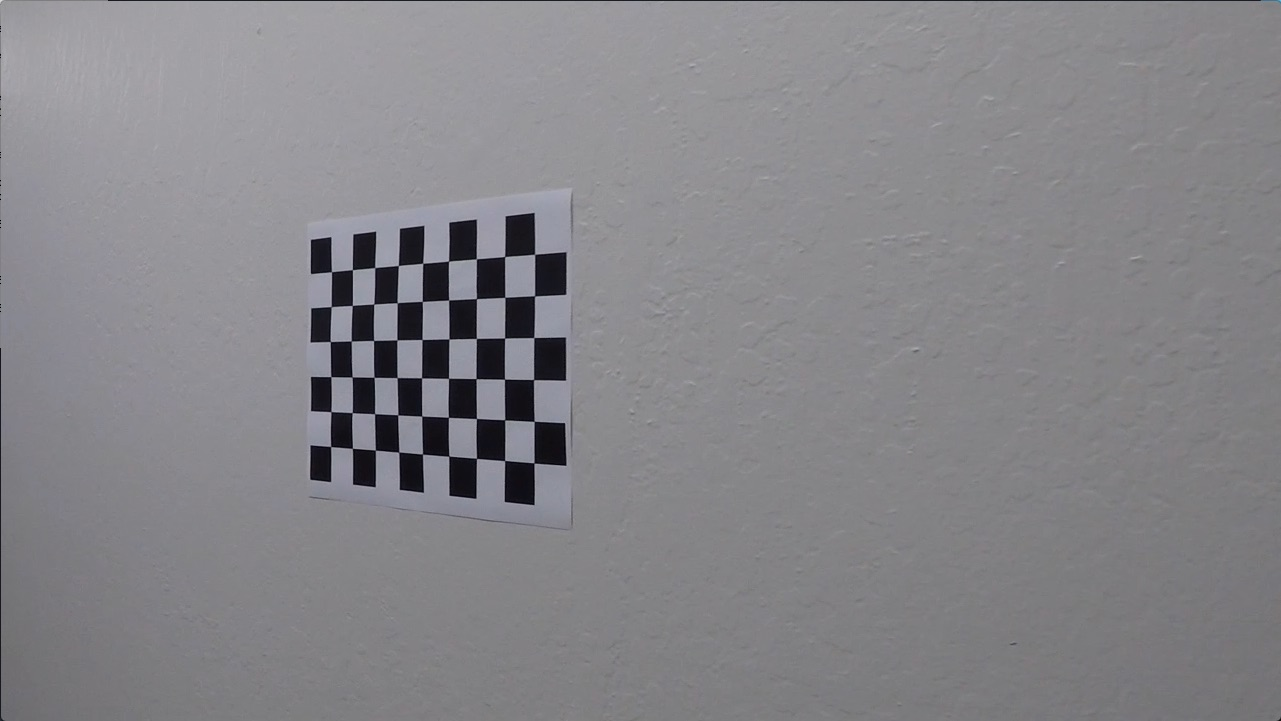
#> input picture Self_Driving_Car_ND_Udacity/Advanced-Lane-Lines/camera_cal/calibration7.jpg, 1281 x 721 px; the run also reads 1 picture not shown here
$ jupyter execute --allow-errors Advanced_lane_finding.ipynb   (shell and % lines are left out)   (older library calls are emulated)
#> lines starting #> are read from the running program, lines starting #| are printed output that depends on the picture
#  ADVANCED LANE FINDING

[cell 1]
import numpy as np
import matplotlib.pyplot as plt
import matplotlib.image as mpimg
import cv2
import glob

## Counting nx, ny from image

[cell 2]
img = mpimg.imread("camera_cal/calibration7.jpg")
#> img is the input picture: shape (721, 1281, 3); mean R, G, B 133.5, 132.7, 136.7
print(img.shape)
#| (721, 1281, 3)
plt.imshow(img)

## Camera Calibration

[cell 3]
# count nx, ny from above image
# camera calibration
def calibrate_camera(images, nx=9, ny=6):
    # prepare object points
    objp = np.zeros((nx*ny,3), np.float32)
    objp[:,:2] = np.mgrid[0:nx, 0:ny].T.reshape(-1,2)
    objpoints = []
    imgpoints = []
    # step through the list and search for chessboard corners
    for fname in images:
        img = mpimg.imread(fname)
        gray = cv2.cvtColor(img, cv2.COLOR_RGB2GRAY)
        ret, corners = cv2.findChessboardCorners(gray, (nx, ny), None)
        # if found, add object points and image points
        if ret==True:
            objpoints.append(objp)
            imgpoints.append(corners)

    if len(objpoints)>0:
            print("Camera Calibrated")
            img_size = (img.shape[1],img.shape[0])
            ret, mtx, dist, rvecs, tvecs = cv2.calibrateCamera(objpoints, imgpoints, img_size, None, None)
    else:
            print("camera not calibrated")

    return ret, mtx, dist, rvecs, tvecs
images = glob.glob("camera_cal/calibration*.jpg")
ret, mtx, dist, rvecs, tvecs = calibrate_camera(images)
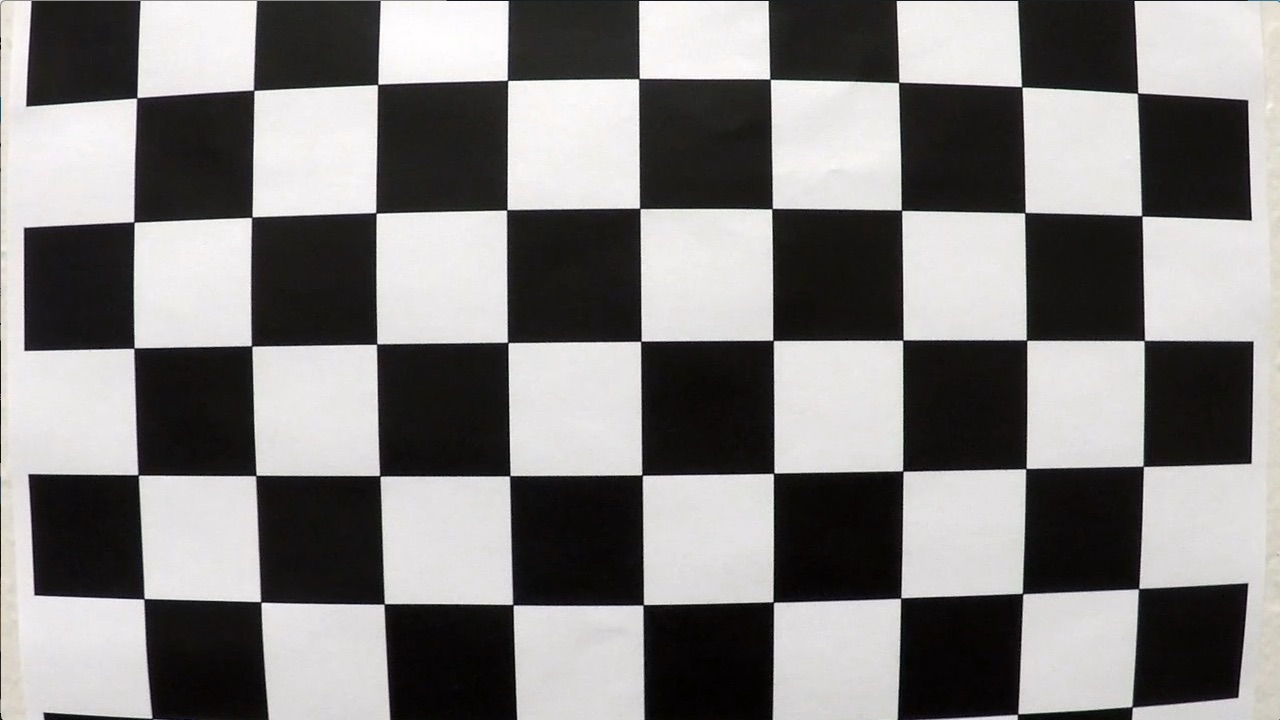
#> input picture Self_Driving_Car_ND_Udacity/Advanced-Lane-Lines/camera_cal/calibration1.jpg, 1280 x 720 px
#> in calibrate_camera, img is the input picture: shape (720, 1280, 3); mean R, G, B 130.1, 128.4, 127.8
#> in calibrate_camera, `ret, corners = cv2.findChessboardCorners(gray, (nx, ny), None)`: ret = False; corners = None
#> in calibrate_camera, `img_size = (img.shape[1],img.shape[0])`: img_size = (1281, 721)

## undistorting the image and testing

[cell 4]
# using camera matrix and distortion coefficients undistorting the image
img = mpimg.imread("camera_cal/calibration7.jpg")
undist = cv2.undistort(img, mtx, dist, None, mtx)

f,(ax1, ax2) = plt.subplots(1,2, figsize=(24,9))
f.tight_layout()
ax1.imshow(img)
ax1.set_title('Original Image', fontsize=50)
ax2.imshow(undist, cmap = 'gray')
ax2.set_title('Undistorted Image', fontsize=50)
plt.subplots_adjust(left=0., right=1, top=0.9, bottom=0.)
cv2.imwrite("output_images/undistorted_image.jpg", undist)

##  Gradient threshold and Color Transform

[cell 5]
def abs_sobel_threshold(gray, orient='x', sobel_kernel=3, thresh=(0,255)) :
    if orient=='x' :
        abs_sobelx = np.absolute(cv2.Sobel(gray, cv2.CV_64F,1,0))
        scale_factor = np.max(abs_sobelx)/255
        scaled_model = (abs_sobelx/scale_factor).astype(np.uint8)

    elif orient=='y':
        abs_sobely = np.absolute(cv2.Sobel(gray, cv2.CV_64F,0,1))
        scale_factor = np.max(abs_sobely)/255
        scaled_model = (abs_sobely/scale_factor).astype(np.uint8)

    grad_binary = np.zeros_like(scaled_model)
    grad_binary[(scaled_model>=thresh[0]) & (scaled_model<=thresh[1])] = 1
    return grad_binary

def dir_threshold(gray, sobel_kernel=3, thresh=(0,np.pi/2)):
    sobelx = cv2.Sobel(gray, cv2.CV_64F,1,0, ksize = sobel_kernel)
    sobely = cv2.Sobel(gray, cv2.CV_64F,0,1, ksize = sobel_kernel)
    abs_grad = np.arctan2(np.absolute(sobely), np.absolute(sobelx))
    dir_binary = np.zeros_like(abs_grad)
    dir_binary[(abs_grad>=thresh[0]) & (abs_grad<=thresh[1])] = 1
    return dir_binary

def threshold_img(img):
    img = cv2.undistort(img, mtx, None, mtx)
    gray = cv2.cvtColor(img, cv2.COLOR_RGB2GRAY)
    height, width = gray.shape
    # applying gradient threshold on horizontal gradient
    sx_binary = abs_sobel_threshold(gray, 'x', (10,200))

    # applying direction threshold so that vertical edges arre detected
    dir_binary = dir_threshold(gray, thresh=(np.pi/6, np.pi/2))
    combined_threshold = ((sx_binary==1) & (dir_binary==1))

    # R and G thresholds so that yellow lines are detected
    color_threshold = 150
    r = img[:,:,0]
    g = img[:,:,1]
    combined_color = np.zeros_like(r)
    r_g_combined = (r>color_threshold) & (g>color_threshold)

    # color channels threshold
    hls = cv2.cvtColor(img, cv2.COLOR_RGB2HLS)
    l = hls[:,:,1]
    s = hls[:,:,2]

    s_thresh = (100,255)
    s_condition  = (s> s_thresh[0]) & (s<=s_thresh[1])

    l_thresh = (120,255)
    l_condition = (l>l_thresh[0]) & (l<=l_thresh[1])

    combined_color[(r_g_combined & l_condition) & (s_condition | combined_threshold)] = 1
    mask = np.zeros_like(combined_color)
    region_of_interest = np.array([[0,height-1], [width/2, int(0.5*height)], [width-1, height-1]], dtype=np.int32)
    cv2.fillPoly(mask, [region_of_interest], 1)
    threshold = cv2.bitwise_and(mask, combined_color)
    return threshold

##  Binary Thresholded Image

[cell 6]
img = mpimg.imread('test_images/straight_lines2.jpg')
thresholded_img = threshold_img(img)
#> in abs_sobel_threshold, `scale_factor = np.max(abs_sobelx)/255`: scale_factor = 3.17
undist_img = cv2.undistort(img, mtx, dist, None, mtx)
cv2.imwrite('thresholded.jpg',thresholded_img)

# Plot the 2 images side by side
f, (ax1, ax2) = plt.subplots(1, 2, figsize=(24, 9))
f.tight_layout()
ax1.imshow(img)
ax1.set_title('Original Image', fontsize=50)
ax2.imshow(thresholded_img, cmap='gray')
ax2.set_title('Thresholded Image', fontsize=50)
plt.subplots_adjust(left=0., right=1, top=0.9, bottom=0.)
cv2.imwrite("output_images/thresholded_image.jpg", thresholded_img)
#> Out = True

## Perspective Transform

[cell 7]
# perspective transform
src_pts = np.float32([[220,720], [1100,720], [570, 470], [720,470]])
dst_pts = np.float32([[320,720], [920,720], [320,0],[920,0]])
M = cv2.getPerspectiveTransform(src_pts, dst_pts)
Minv = cv2.getPerspectiveTransform(dst_pts, src_pts)
img_size = (img.shape[1], img.shape[0])
warped_img = cv2.warpPerspective(thresholded_img, M, img_size, flags = cv2.INTER_LINEAR)

# Plot the 2 images side by side
f, (ax1, ax2) = plt.subplots(1, 2, figsize=(24, 9))
f.tight_layout()
ax1.imshow(img)
ax1.set_title('Original Image', fontsize=50)
ax2.imshow(warped_img, cmap='gray')
ax2.set_title('Warped Image', fontsize=50)
plt.subplots_adjust(left=0., right=1, top=0.9, bottom=0.)
cv2.imwrite("output_images/warped_image.jpg", warped_img)
#> Out = True

## Detecting Lane Pixels

    using Histogram to find the initial points of left and right lanes

[cell 8]
# peaks in the histogram tells the position of lanes in the image
histogram = np.sum(warped_img[warped_img.shape[0]//2:, :], axis = 0)
#> histogram = 1280 values, max 336 at index 920, min 0 at index 0, mean 7.53
# peaks in the first half indicates left_lane
midpoint = np.int(histogram.shape[0]//2)
leftx_base = np.argmax(histogram[:midpoint])
#> leftx_base = 313
# peak in the second half indicates right lane
rightx_base = np.argmax(histogram[midpoint:])+ midpoint
#> rightx_base = 920
print(leftx_base, rightx_base)
#| 313 920
plt.plot(histogram)

## Sliding Window Search

[cell 9]
# sliding window search
out_img = np.dstack((warped_img, warped_img, warped_img))*255
nonzeros = warped_img.nonzero()
#> nonzeros = 21920 positions, rows 0 to 706, columns 290 to 938
nonzeros_y = nonzeros[0]
nonzeros_x = nonzeros[1]

nwindows =10
margin =50
minpix =100
n_rows =warped_img.shape[0]
window_height = np.int(n_rows/nwindows)

left_coordinates = []
right_coordinates = []

for window in range(nwindows):
    ymax =n_rows-(window*window_height)
    ymin =n_rows-((window+1)*window_height)
    leftx_max = leftx_base+margin
    leftx_min = leftx_base-margin
    rightx_max = rightx_base+margin
    rightx_min = rightx_base-margin

    cv2.rectangle(out_img, (leftx_min, ymin), (leftx_max, ymax), [0,0,255], 2)
    good_left_window_coordinates =((nonzeros_x>=leftx_min)&(nonzeros_x<=leftx_max)&(nonzeros_y>=ymin)&(nonzeros_y<=ymax)).nonzero()[0]
    left_coordinates.append(good_left_window_coordinates)

    if len(good_left_window_coordinates)>minpix:
        leftx_base =np.int(np.mean(nonzeros_x[good_left_window_coordinates]))

    cv2.rectangle(out_img, (rightx_min, ymin), (rightx_max, ymax), [0,0,255], 2)
    good_right_window_coordinates =((nonzeros_x>=rightx_min)&(nonzeros_x<=rightx_max)&(nonzeros_y>=ymin)&(nonzeros_y<=ymax)).nonzero()[0]
    right_coordinates.append(good_right_window_coordinates)

    if len(good_right_window_coordinates)>minpix:
        rightx_base =np.int(np.mean(nonzeros_x[good_right_window_coordinates]))
#> this loop made 10 passes
#> (leftx_max, leftx_min, rightx_max, rightx_min, leftx_base, rightx_base) on passes 1, 2, 3, 5: (363, 263, 970, 870, 317, 927), (367, 267, 977, 877, 315, 925), (365, 265, 975, 875, 313, 923), (363, 263, 973, 873, 309, 923)
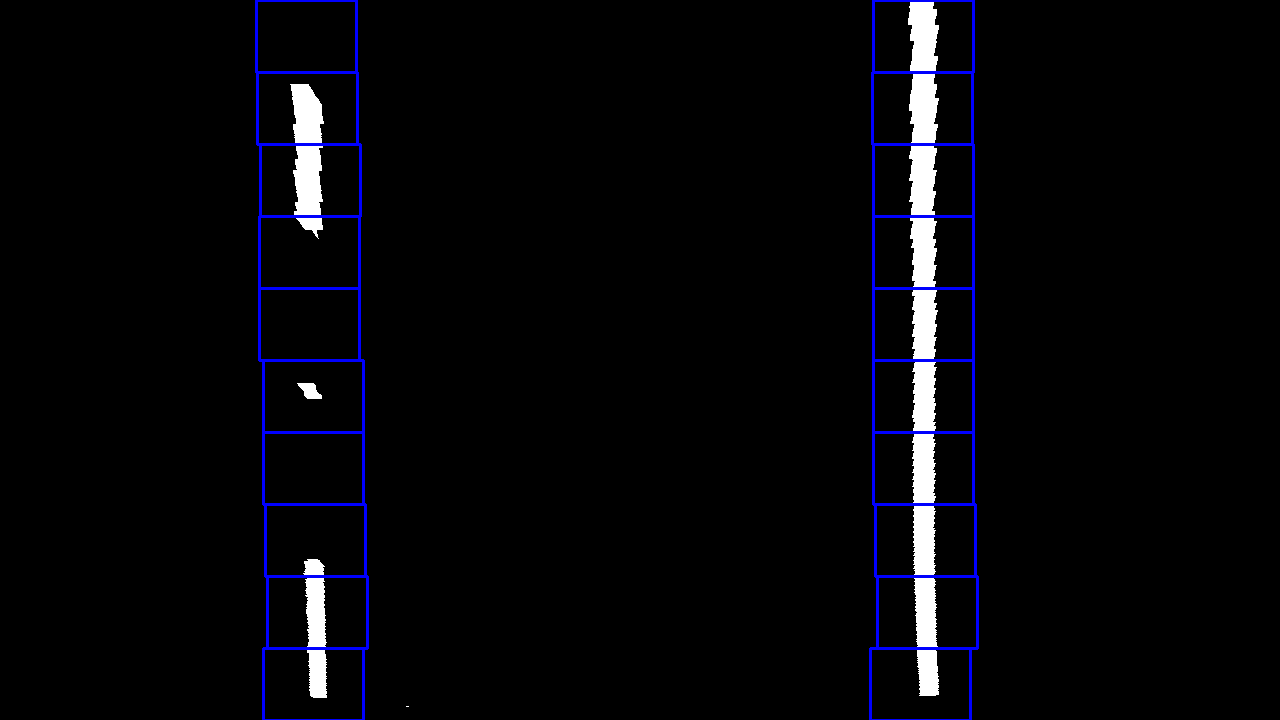
#> out_img: shape (720, 1280, 3); mean of channels 0, 1, 2 5.8, 5.8, 9.8; drawn as R, G, B
#> after the loop, left_coordinates = 10 items; right_coordinates = 10 items

left_coordinates = np.concatenate(left_coordinates)
#> left_coordinates = 6500 values, max 21916 at index 852, min 2098 at index 4914, mean 11236.5
right_coordinates = np.concatenate(right_coordinates)
#> right_coordinates = 15704 values, max 21886 at index 929, min 0 at index 13847, mean 10854.5
out_img[nonzeros_y[left_coordinates], nonzeros_x[left_coordinates]] = [255,0,0]
out_img[nonzeros_y[right_coordinates], nonzeros_x[right_coordinates]] = [0,0,255]

left_x=  nonzeros_x[left_coordinates]
#> left_x = 6500 values, max 326 at index 18, min 290 at index 4914, mean 310.7
left_y = nonzeros_y[left_coordinates]
#> left_y = 6500 values, max 697 at index 839, min 84 at index 4914, mean 345.4
right_x = nonzeros_x[right_coordinates]
#> right_x = 15704 values, max 938 at index 566, min 908 at index 14310, mean 923.8
right_y = nonzeros_y[right_coordinates]
#> right_y = 15704 values, max 695 at index 913, min 0 at index 13847, mean 331.1

left_polyfit = np.polyfit(left_y, left_x, 2)
#> left_polyfit = [3.22e-06, 0.0157, 304.8]
right_polyfit  = np.polyfit(right_y, right_x, 2)
#> right_polyfit = [1.5e-05, -0.0056, 923.4]

ploty = np.linspace(0,n_rows-1, n_rows)
leftx_values = (left_polyfit[0]*ploty**2) + (left_polyfit[1]*ploty) + left_polyfit[2]
#> leftx_values = 720 values from 304.8 to 317.7
rightx_values = (right_polyfit[0]*ploty**2) + (right_polyfit[1]*ploty) + right_polyfit[2]
#> rightx_values = 720 values, max 927.1 at index 719, min 922.8 at index 187, mean 923.9

plt.imshow(out_img)
plt.plot(leftx_values, ploty, color='yellow')
plt.plot(rightx_values, ploty, color='yellow')
plt.xlim(0, warped_img.shape[1])
plt.ylim(warped_img.shape[0],0)
cv2.imwrite("output_images/sliding_window.jpg", out_img)
#> Out = True

## Search around previously detected lines

[cell 10]
margin = 50
out_img = np.dstack((warped_img, warped_img, warped_img))*255
leftx_values = (left_polyfit[0]*nonzeros_y**2) + (left_polyfit[1]*nonzeros_y) + left_polyfit[2]
left_coordinates =((nonzeros_x >= leftx_values-margin)&(nonzeros_x <= leftx_values+margin)).nonzero()[0]
#> left_coordinates = 6408 values from 2098 to 21916
rightx_values = (right_polyfit[0]*nonzeros_y) + (right_polyfit[1]*nonzeros_y) + right_polyfit[2]
right_coordinates =((nonzeros_x >= rightx_values-margin)&(nonzeros_x <= rightx_values+margin)).nonzero()[0]
#> right_coordinates = 15509 values from 0 to 21886
out_img[nonzeros_y[left_coordinates], nonzeros_x[left_coordinates]] = [255,0,0]
out_img[nonzeros_y[right_coordinates], nonzeros_x[right_coordinates]] = [0,0,255]

left_x=  nonzeros_x[left_coordinates]
#> left_x = 6408 values, max 326 at index 5464, min 290 at index 0, mean 310.7
left_y = nonzeros_y[left_coordinates]
#> left_y = 6408 values from 84 to 697
right_x = nonzeros_x[right_coordinates]
#> right_x = 15509 values, max 938 at index 679, min 908 at index 463, mean 923.8
right_y = nonzeros_y[right_coordinates]
#> right_y = 15509 values from 0 to 695

left_polyfit = np.polyfit(left_y, left_x, 2)
#> left_polyfit = [2.8e-06, 0.0161, 304.7]
right_polyfit  = np.polyfit(right_y, right_x, 2)
#> right_polyfit = [1.49e-05, -0.00554, 923.4]

ploty = np.linspace(0,n_rows-1, n_rows)
leftx_values = (left_polyfit[0]*ploty**2) + (left_polyfit[1]*ploty) + left_polyfit[2]
#> leftx_values = 720 values from 304.7 to 317.7
rightx_values = (right_polyfit[0]*ploty**2) + (right_polyfit[1]*ploty) + right_polyfit[2]
#> rightx_values = 720 values, max 927.1 at index 719, min 922.8 at index 186, mean 923.9

window_img = np.zeros_like(out_img)

left_line_window1 = np.array(np.transpose(np.vstack([leftx_values-margin, ploty])))
#> left_line_window1 = 720 pairs, first value 254.7 to 267.7, second value 0 to 719
left_line_window2 = np.array(np.flipud(np.transpose(np.vstack([leftx_values+margin,ploty]))))
#> left_line_window2 = 720 pairs, first value 354.7 to 367.7, second value 0 to 719
left_line_pts = np.vstack((left_line_window1, left_line_window2))
#> left_line_pts = 1440 pairs, first value 254.7 to 367.7, second value 0 to 719
right_line_window1 = np.array(np.transpose(np.vstack([rightx_values-margin, ploty])))
#> right_line_window1 = 720 pairs, first value 872.8 to 877.1, second value 0 to 719
right_line_window2 = np.array(np.flipud(np.transpose(np.vstack([rightx_values+margin,ploty]))))
#> right_line_window2 = 720 pairs, first value 972.8 to 977.1, second value 0 to 719
right_line_pts = np.vstack((right_line_window1, right_line_window2))
#> right_line_pts = 1440 pairs, first value 872.8 to 977.1, second value 0 to 719

# # Draw the lane onto the warped blank image
cv2.fillPoly(window_img, np.int_([left_line_pts]), [0,255, 0])
cv2.fillPoly(window_img, np.int_([right_line_pts]), [0,255, 0])
result = cv2.addWeighted(out_img, 1, window_img, 0.3, 0)

# # Plot the polynomial lines onto the image
plt.imshow(result)
plt.plot(leftx_values, ploty, color='yellow')
plt.plot(rightx_values, ploty, color='yellow')
plt.xlim(0, warped_img.shape[1])
plt.ylim(warped_img.shape[0],0)
cv2.imwrite("output_images/search_previous.jpg", result)
#> Out = True

## Finding Radius of curvature and Center offset

[cell 11]
# computing the radius of curvature and center offset
def measure_radius_of_curvature(x_values):
    ym_per_pix = 30/720 # meters per pixel in y dimension
    xm_per_pix = 3.7/700 # meters per pixel in x dimension
    # If no pixels were found return None
    ploty = np.linspace(0, n_rows-1, n_rows)
    y_eval = np.max(ploty)

    # Fit new polynomials to x,y in world space
    fit_cr = np.polyfit(ploty*ym_per_pix, x_values*xm_per_pix, 2)
    curverad = ((1 + (2*fit_cr[0]*y_eval*ym_per_pix + fit_cr[1])**2)**1.5) / np.absolute(2*fit_cr[0])
    return curverad

left_curve_rad = measure_radius_of_curvature(leftx_values)
#> in measure_radius_of_curvature, `fit_cr = np.polyfit(ploty*ym_per_pix, x_values*xm_per_pix, 2)`: fit_cr = [8.53e-06, 0.00204, 1.61]
#> in measure_radius_of_curvature, `curverad = ((1 + (2*fit_cr[0]*y_eval*ym_per_pix + fit_cr[1])**2)**1.5)..`: curverad = 58608.1
#> left_curve_rad = 58608.1
right_curve_rad = measure_radius_of_curvature(rightx_values)
#> right_curve_rad = 11016.4
average_curve_rad = (left_curve_rad + right_curve_rad)/2
#> average_curve_rad = 34812.2
curvature_string = "Radius of curvature: %.2f m" % average_curve_rad
#> curvature_string = 'Radius of curvature: 34812.25 m'
print(curvature_string)
#| Radius of curvature: 34812.25 m

# compute the offset from the center
lane_center = (rightx_values[719] + leftx_values[719])/2
#> lane_center = 622.4
xm_per_pix = 3.7/700 # meters per pixel in x dimension
center_offset_pixels = abs(img_size[0]/2 - lane_center)
#> center_offset_pixels = 17.61
center_offset_mtrs = xm_per_pix*center_offset_pixels
#> center_offset_mtrs = 0.0931
offset_string = "Center offset: %.2f m" % center_offset_mtrs
#> offset_string = 'Center offset: 0.09 m'
print(offset_string)
#| Center offset: 0.09 m

## Painting Lane Area and Inverse Transform

[cell 12]
# painting the lane area and perform inverse perspective transform
out_img = np.dstack((warped_img, warped_img, warped_img))*255
ploty = np.linspace(0, n_rows-1, n_rows)
left_line_window = np.array(np.transpose(np.vstack([leftx_values, ploty])))
#> left_line_window = 720 pairs, first value 304.7 to 317.7, second value 0 to 719
right_line_window = np.array(np.flipud(np.transpose(np.vstack([rightx_values, ploty]))))
#> right_line_window = 720 pairs, first value 922.8 to 927.1, second value 0 to 719
line_pts = np.vstack((left_line_window, right_line_window))
#> line_pts = 1440 pairs, first value 304.7 to 927.1, second value 0 to 719
cv2.fillPoly(out_img, np.int_([line_pts]), [0,255, 0])
unwarped_img = cv2.warpPerspective(out_img,Minv, img_size, flags = cv2.INTER_LINEAR)
result = cv2.addWeighted(img, 1, unwarped_img, 0.3, 0)
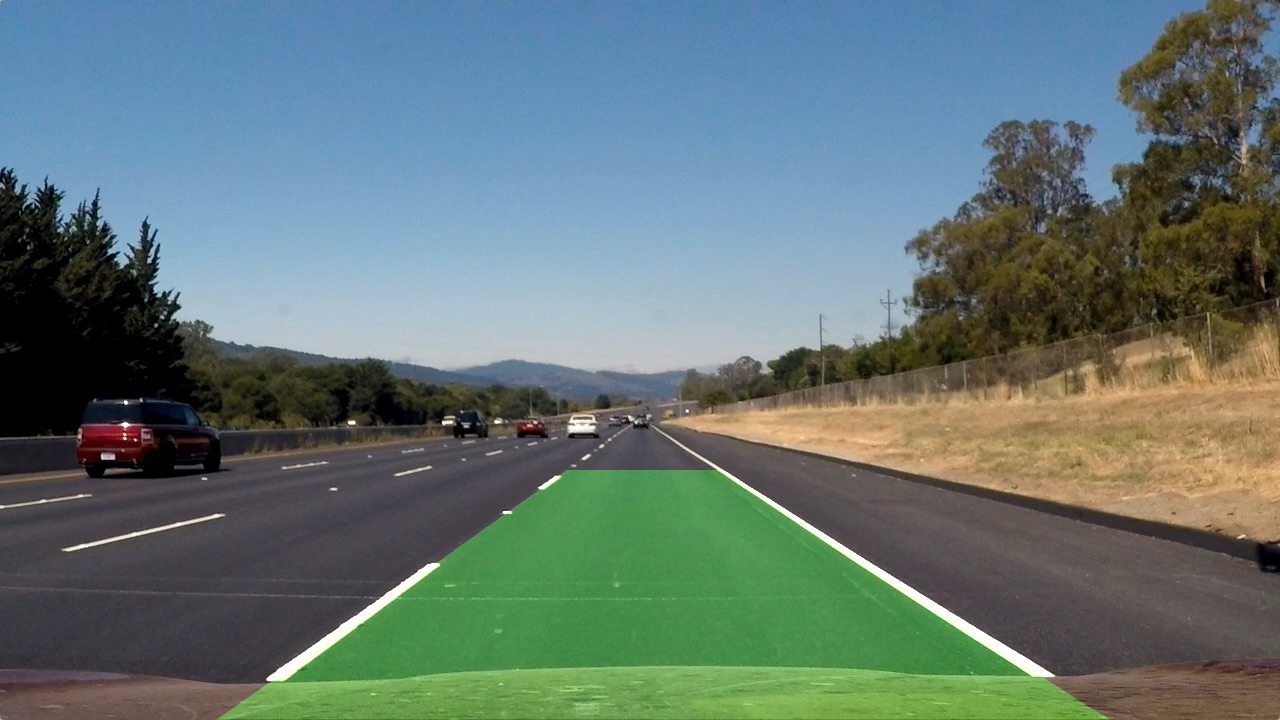
#> result: shape (720, 1280, 3); mean R, G, B 99.4, 118.3, 115.2
plt.imshow(result)
cv2.imwrite("output_images/painted_image.jpg", result)
